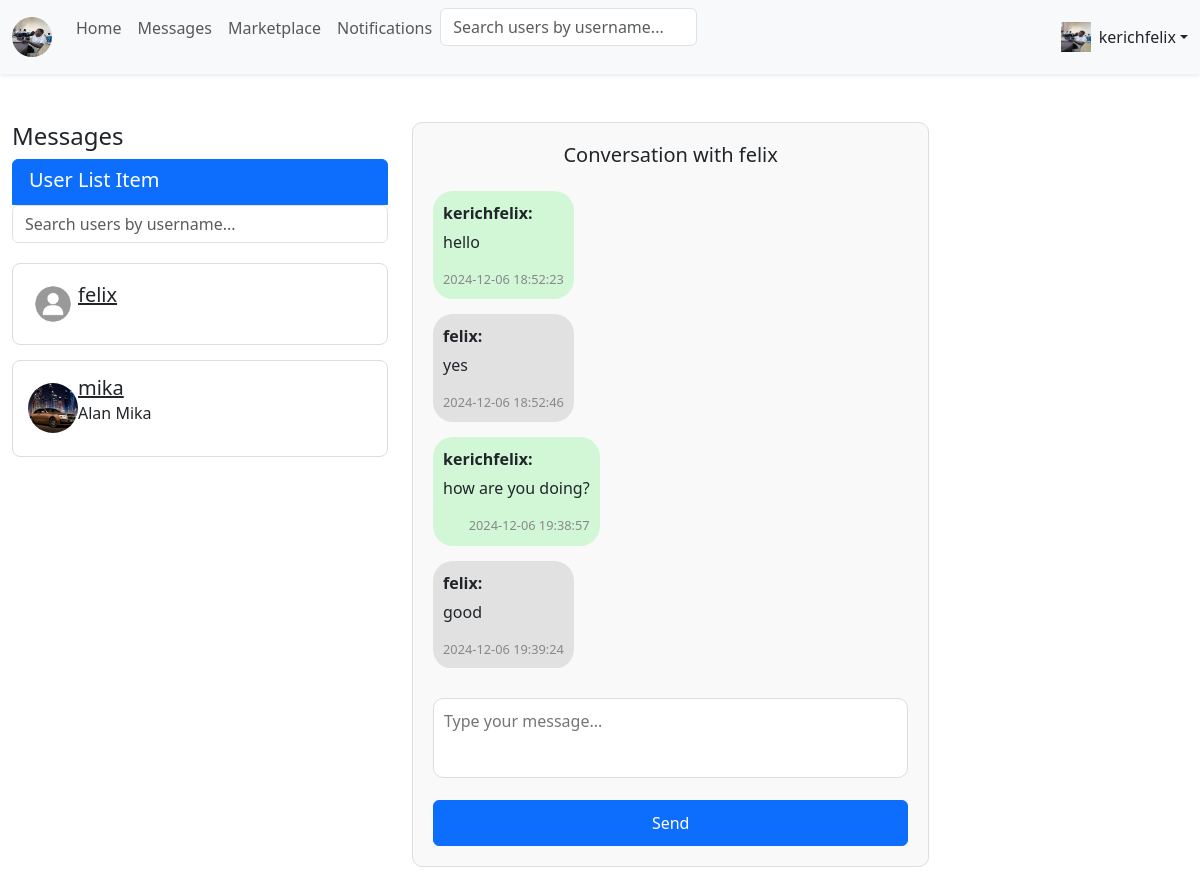
Page /messages/conversation/1/ (signed in) on the committed database.
### users/models.py (models this page shows, shortened)
class Profile(models.Model):
    user = models.OneToOneField(User, on_delete=models.CASCADE, related_name="profile")
    profile_picture = models.ImageField(upload_to='profile_pictures/', default='default-profile.png')

class Message(models.Model):
    sender = models.ForeignKey(User, on_delete=models.CASCADE, related_name='sent_messages')
    receiver = models.ForeignKey(User, on_delete=models.CASCADE, related_name='received_messages')
    content = models.TextField()
    timestamp = models.DateTimeField(auto_now_add=True)
    class Meta:
        ordering = ['-timestamp']  # Default ordering is descending

### users/views.py (the view)
# urls.py: path('messages/conversation/<int:user_id>/', views.conversation_view, name='conversation_view'),
@login_required
def conversation_view(request, user_id):
    try:
        current_user = request.user
        other_user = get_object_or_404(User, id=user_id)
        users_with_messages = User.objects.exclude(id=request.user.id)
        messages = Message.objects.filter(
            (Q(sender=current_user) & Q(receiver=other_user)) |
            (Q(sender=other_user) & Q(receiver=current_user))
        ).order_by('timestamp')
        context = {
            'messages': messages,
            'other_user': other_user,
            'users_with_messages': users_with_messages,
        }
        return render(request, 'conversation.html', context)
    except User.DoesNotExist:
        return render(request, 'error.html', {'message': 'User not found'})

### users/templates/conversation.html (shortened to what this page needs)
{% load static %}
<!DOCTYPE html>
<html lang="en">
<head>
    <link href="https://cdn.jsdelivr.net/npm/bootstrap@5.3.0/dist/css/bootstrap.min.css" rel="stylesheet">
</head>
<body>
    <nav class="navbar navbar-expand-lg navbar-light bg-light shadow-sm">
        <div class="container-fluid">
            <a class="navbar-brand" href="#">
                <img src="{% if user.profile.profile_picture %}{{ user.profile.profile_picture.url }}{% else %}{% static 'default-profile.png' %}{% endif %}" alt="Logo">
            </a>
            <div class="collapse navbar-collapse" id="navbarNav">
                <ul class="navbar-nav me-auto mb-2 mb-lg-0">
                    <li class="nav-item">
                        <a class="nav-link" href="{% url 'home' %}">Home</a>
                    </li>
                    <li class="nav-item">
                        <a class="nav-link" href="{% url 'conversation_view' user_id=request.user.id %}">Messages</a>
                    </li>
                    <li class="nav-item">
                        <a class="nav-link" href="{% url 'marketplace' %}">Marketplace</a>
                    </li>
                    <li class="nav-item">
                        <a class="nav-link" href="#">Notifications</a>
                    </li>
                    <li class="nav-item">
                        <div class="search-bar">
                            <form method="GET" action="{% url 'user_list' %}">
                                <input type="text" name="q" class="form-control" placeholder="Search users by username..." value="{{ query }}">
                            </form>
                        </div>
                    </li>
                </ul>
                <div class="nav-item dropdown">
                    <a class="nav-link dropdown-toggle d-flex align-items-center" href="#" id="profileDropdown" role="button" data-bs-toggle="dropdown" aria-expanded="false">
                        <img src="{% if user.profile.profile_picture %}{{ user.profile.profile_picture.url }}{% else %}{% static 'default-profile.png' %}{% endif %}" alt="Profile" width="30" height="30">
                        <span class="ms-2">{{ request.user.username }}</span>
                    </a>
                </div>
            </div>
        </div>
    </nav>
    <div class="container-fluid my-5">
        <div class="row">
            <div class="col-md-4">
                <h4>Messages</h4>
                <div class="list-group">
                    <a href="#" class="list-group-item list-group-item-action active">
                        <div class="d-flex w-100 justify-content-between">
                            <h5 class="mb-1">User List Item</h5>
                        </div>
                    </a>
                    <div class="search-bar">
                        <form method="GET" action="{% url 'user_list_messages' %}">
                            <input type="text" name="q" class="form-control" placeholder="Search users by username..." value="{{ query }}">
                        </form>
                    </div>
                    {% for user in users_with_messages %}
                        <div class="user-card d-flex align-items-center">
                            <img src="{{ user.profile.profile_picture.url }}" alt="Profile Picture">
                            <div class="ml-3">
                                <a href="{% url 'conversation_view' user_id=user.id %}" class="h5">{{ user.username }}</a>
                                <p>{{ user.first_name }} {{ user.last_name }}</p>
                            </div>
                        </div>
                    {% empty %}
                        <p>No users found.</p>
                    {% endfor %}
                </div>
            </div>
            <div class="col-md-8">
                <div class="col-md-8 ">
                    <div class="message-container">
                        <h5 class="text-center mb-4">Conversation with {{ other_user.username }}</h5>
                        <div class="message-list">
                            {% for message in messages %}
                                <div class="message-item {% if message.sender == request.user %}sent-message{% else %}received-message{% endif %}">
                                    <div class="message-content">
                                        <div class="message-sender">{{ message.sender.username }}:</div>
                                        <p>{{ message.content }}</p>
                                        <div class="message-time">{{ message.timestamp|date:"Y-m-d H:i:s" }}</div>
                                    </div>
                                </div>
                            {% empty %}
                                <p>No messages to display. Start the conversation!</p>
                            {% endfor %}
                        </div>
                        <form method="POST" action="{% url 'send_message' %}">
                            <textarea name="content" class="message-input" placeholder="Type your message..." required></textarea>
                            <button type="submit" class="btn btn-primary mt-3">Send</button>
                        </form>
                    </div>
                </div>
            </div>
        </div>
    </div>
</body>
</html>

### users/templates/conversation.html (style rules this page uses)
.user-card { margin-bottom: 15px; border: 1px solid #ddd; padding: 15px; border-radius: 8px; }
.user-card img { border-radius: 50%; width: 50px; height: 50px; object-fit: cover; }
.search-bar { margin-bottom: 20px; }
.message-container { display: flex; flex-direction: column; height: 80vh; border: 1px solid #ddd; border-radius: 10px; padding: 20px; background-color: #f9f9f9; }
.message-list { flex-grow: 1; overflow-y: auto; margin-bottom: 20px; padding-right: 10px; }
.message-item { margin-bottom: 15px; max-width: 75%; }
.sent-message .message-content { background-color: #d1f7d6; align-self: flex-end; border-radius: 20px; padding: 10px; display: inline-block; }
.received-message .message-content { background-color: #e1e1e1; align-self: flex-start; border-radius: 20px; padding: 10px; display: inline-block; }
.message-sender { font-weight: bold; margin-bottom: 5px; }
.message-time { font-size: 0.8rem; color: #888; text-align: right; margin-top: 5px; }
.message-input { width: 100%; padding: 10px; border-radius: 10px; border: 1px solid #ddd; margin-top: 10px; resize: none; height: 80px; box-sizing: border-box; }
.btn-primary { width: 100%; padding: 10px; }
.navbar-brand img { width: 40px; height: 40px; border-radius: 50%; }

### rows in the picture
Message: sender.username "kerichfelix", content "hello", timestamp "2024-12-06 18:52:23"
Message: sender.username "felix", content "yes", timestamp "2024-12-06 18:52:46"
Message: sender.username "kerichfelix", content "how are you doing?", timestamp "2024-12-06 19:38:57"
Message: sender.username "felix", content "good", timestamp "2024-12-06 19:39:24"

### other values in the picture
{{ request.user.username }} "kerichfelix"
{{ user.username }} "felix"
{{ user.username }} "mika"
{{ user.first_name }} "Alan Mika"
{{ other_user.username }} "felix"
